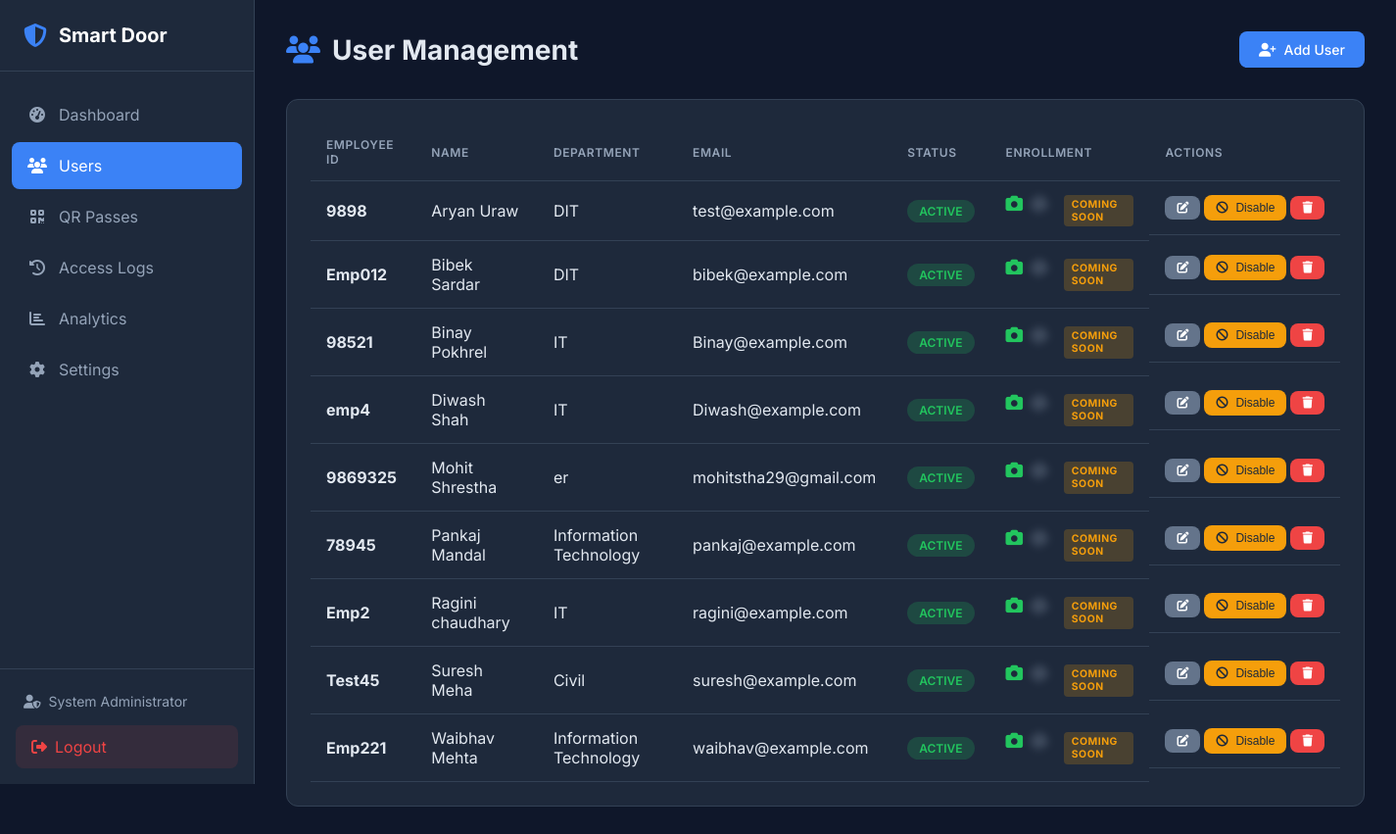
Before: /users (signed in) with the older database file.
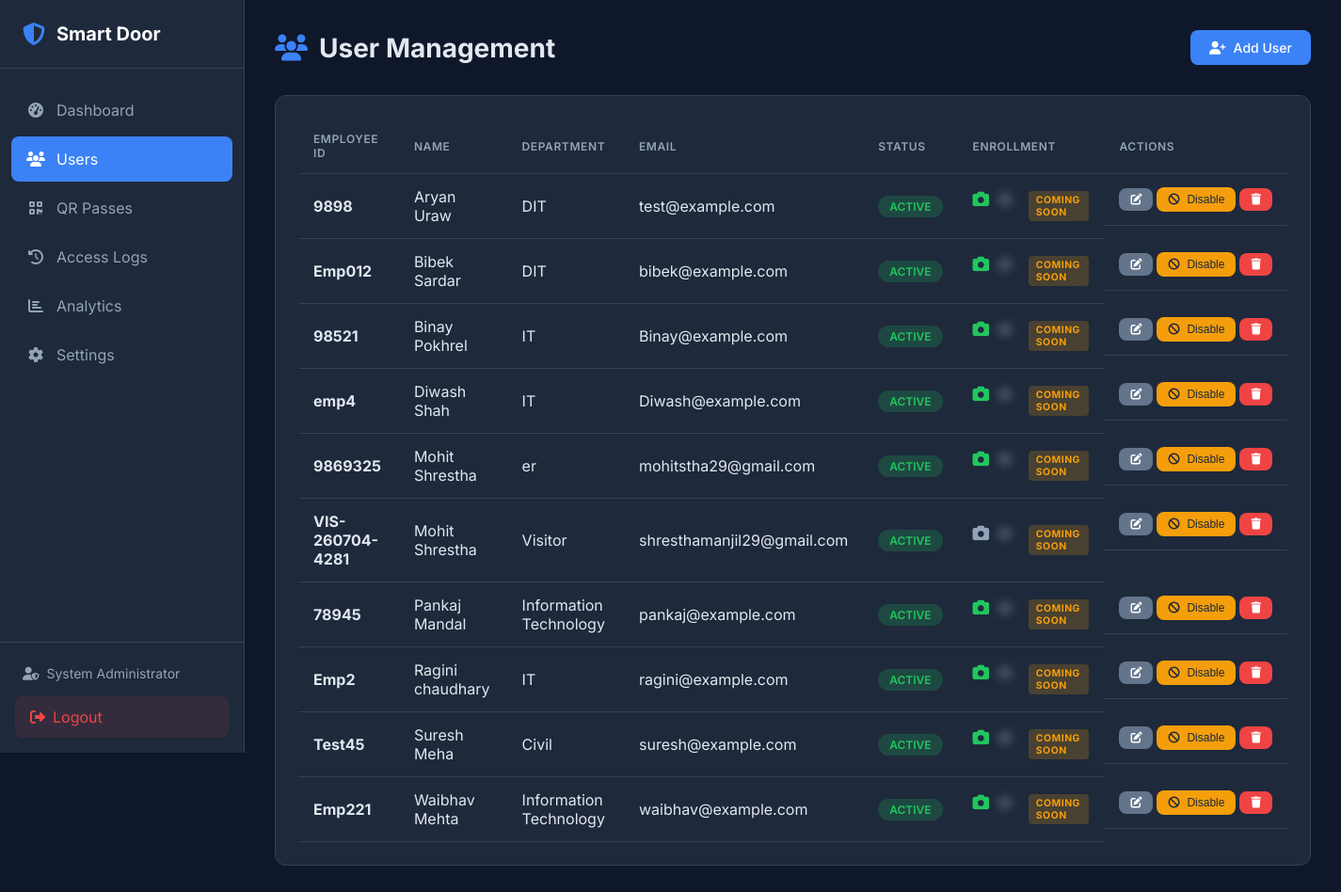
After: the same page with the newer database file.
### tables this page shows
CREATE TABLE users (
    id INTEGER PRIMARY KEY AUTOINCREMENT,
    employee_id VARCHAR(50) UNIQUE NOT NULL,
    first_name VARCHAR(50) NOT NULL,
    last_name VARCHAR(50) NOT NULL,
    email VARCHAR(100) UNIQUE,
    phone VARCHAR(20),
    department VARCHAR(100),
    designation VARCHAR(100),
    is_active BOOLEAN DEFAULT 1,
    face_enrolled BOOLEAN DEFAULT 0,
    fingerprint_enrolled BOOLEAN DEFAULT 0,
    created_at DATETIME DEFAULT CURRENT_TIMESTAMP,
    updated_at DATETIME DEFAULT CURRENT_TIMESTAMP,
    created_by INTEGER, user_type VARCHAR(50) DEFAULT 'Employee', access_level VARCHAR(50) DEFAULT 'Normal', allowed_doors TEXT DEFAULT 'Main Entrance', status VARCHAR(20) DEFAULT 'Active', expiration_date DATETIME NULL,
    FOREIGN KEY (created_by) REFERENCES admin(id)
);

### web/app.py (the view)
@app.route('/users')
@login_required
def users():
    all_users = user_repo.get_all()
    return render_template('users.html', users=all_users)

### database/db_manager.py (called while the page is built, shortened)
    def _get_connection(self) -> sqlite3.Connection:
        return self._local.connection

    def execute(self, query: str, params: tuple = ()) -> sqlite3.Cursor:
        conn = self._get_connection()
        cursor = conn.cursor()
        cursor.execute(query, params)
        return cursor

    def get_by_id(self, admin_id: int) -> Optional[Dict]:
        cursor = self.db.execute(
            "SELECT * FROM admin WHERE id = ?",
            (admin_id,)
        )
        row = cursor.fetchone()
        return dict(row) if row else None

    def get_all(self, active_only: bool = False) -> List[Dict]:
        query = "SELECT * FROM users"
        if active_only:
            query += " WHERE is_active = 1"
        query += " ORDER BY first_name, last_name"
        cursor = self.db.execute(query)
        return [dict(row) for row in cursor.fetchall()]

### web/templates/users.html (shortened to what this page needs)
 {% extends "base.html" %}
{% block content %}
<div class="page-header">
    <h1><i class="fas fa-users"></i> User Management</h1>
    <a href="{{ url_for('add_user') }}" class="btn btn-primary">
        <i class="fas fa-user-plus"></i> Add User
    </a>
</div>
<div class="card">
    <div class="card-body">
        {% if users %}
        <table class="table">
            <thead>
                <tr>
                    <th>Employee ID</th>
                    <th>Name</th>
                    <th>Department</th>
                    <th>Email</th>
                    <th>Status</th>
                    <th>Enrollment</th>
                    <th>Actions</th>
                </tr>
            </thead>
            <tbody>
                {% for user in users %}
                <tr>
                    <td><strong>{{ user.employee_id }}</strong></td>
                    <td>{{ user.first_name }} {{ user.last_name }}</td>
                    <td>{{ user.department or '-' }}</td>
                    <td>{{ user.email or '-' }}</td>
                    <td>
                        <span class="badge badge-{{ 'success' if user.is_active else 'secondary' }}">
                            {{ 'Active' if user.is_active else 'Disabled' }}
                        </span>
                    </td>
                    <td>
                        <span class="enrollment-status">
                            <i class="fas fa-camera {{ 'text-success' if user.face_enrolled else 'text-muted' }}"
                               title="Face {{ 'Enrolled' if user.face_enrolled else 'Not Enrolled' }}"></i>
                            <span class="coming-soon-overlay">
                                <i class="fas fa-fingerprint text-muted"
                                   title="Fingerprint - Coming Soon"></i>
                            </span>
                            <span class="coming-soon-badge">Coming Soon</span>
                        </span>
                    </td>
                    <td class="actions">
                        <a href="{{ url_for('edit_user', user_id=user.id) }}" class="btn btn-sm btn-secondary" title="Edit">
                            <i class="fas fa-edit"></i>
                        </a>
                        {% if user.is_active %}
                            <form method="POST" action="{{ url_for('disable_user', user_id=user.id) }}" style="display: inline;">
                                <button type="submit" class="btn btn-sm btn-warning" title="Disable User">
                                    <i class="fas fa-ban"></i> Disable
                                </button>
                            </form>
                        {% endif %}
                        <form method="POST" action="{{ url_for('delete_user', user_id=user.id) }}" style="display: inline;"
                              onsubmit="return confirm('Are you sure you want to delete this user? This cannot be undone.');">
                            <button type="submit" class="btn btn-sm btn-danger" title="Delete">
                                <i class="fas fa-trash"></i>
                            </button>
                        </form>
                    </td>
                </tr>
                {% endfor %}
            </tbody>
        </table>
        {% endif %}
    </div>
</div>
{% endblock %}

Changed rows visible on the page:
added users: employee_id "VIS-260704-4281", first_name "Mohit", last_name "Shrestha", department "Visitor", email "shresthamanjil29@gmail.com", is_active "ACTIVE", face_enrolled False (drawn)
